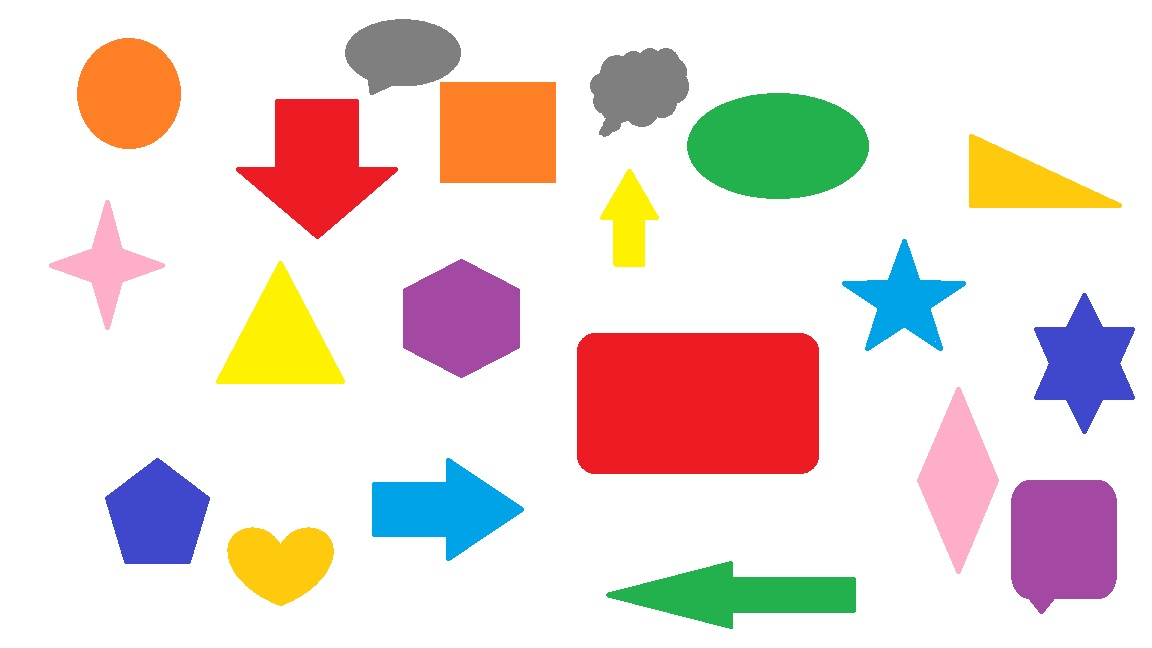
#> input picture colourshape.jpg, 1152 x 648 px
$ python zzColourDetection.py
#> lines starting #> are read from the running program, lines starting #| are printed output that depends on the picture
import cv2

import matplotlib.pyplot as plt


def f(x):
    return x


# creating trackbars allow users to adjust the boundaries
cv2.namedWindow("Threshold 1", cv2.WINDOW_NORMAL)
cv2.createTrackbar("R", "Threshold 1", 0, 255, f)
cv2.createTrackbar("G", "Threshold 1", 0, 255, f)
cv2.createTrackbar("B", "Threshold 1", 0, 255, f)
cv2.createTrackbar("Lower Area", "Threshold 1", 0, 1500, f)

cv2.namedWindow("Threshold 2", cv2.WINDOW_NORMAL)
cv2.createTrackbar("R", "Threshold 2", 0, 255, f)
cv2.createTrackbar("G", "Threshold 2", 0, 255, f)
cv2.createTrackbar("B", "Threshold 2", 0, 255, f)
cv2.createTrackbar("Upper Area", "Threshold 2", 0, 100000, f)

while (True):
    # read and resize images
    image = cv2.imread("colourshape.jpg")
#> image is the input picture: shape (648, 1152, 3); mean B, G, R 214.4, 219.2, 232.8
    image = cv2.resize(image, (500, 500))
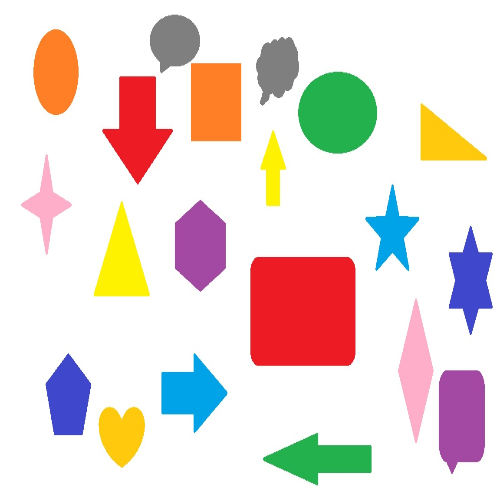
#> image: shape (500, 500, 3); mean B, G, R 214.4, 219.1, 232.8

    # Object Segmentation
    ##########################################################
    # convert image to rgb
    converted_image = cv2.cvtColor(image, cv2.COLOR_BGR2RGB)

    # display in plot to read rgb values
    plt.imshow(converted_image)
    plt.show()

    # retrieve rgb boundaries values
    t1_R = cv2.getTrackbarPos("R", "Threshold 1")
    t1_G = cv2.getTrackbarPos("G", "Threshold 1")
    t1_B = cv2.getTrackbarPos("B", "Threshold 1")

    t2_R = cv2.getTrackbarPos("R", "Threshold 2")
    t2_G = cv2.getTrackbarPos("G", "Threshold 2")
    t2_B = cv2.getTrackbarPos("B", "Threshold 2")

    # rgb values
    threshold1 = (t1_R, t1_G, t1_B)
    threshold2 = (t2_R, t2_G, t2_B)

    # creating mask
    mask = cv2.inRange(converted_image, threshold1, threshold2)
#> mask: shape (500, 500); every value is 0
    result = cv2.bitwise_and(image, image, mask=mask)
#> result: shape (500, 500, 3); every value is 0

    # Object Detection
    #######################################################
    # converting mask into grayscale for area calculation
    binary_result = cv2.cvtColor(result, cv2.COLOR_BGR2GRAY)

    # find contours of the objects
    contours, _ = cv2.findContours(binary_result, cv2.RETR_TREE, cv2.CHAIN_APPROX_SIMPLE)
#> contours = []

    i = 1

    for contour in contours:
        x1, y1 = contour[0][0]

        # to get the area of each contour
        area = cv2.contourArea(contour)
        # retrieve boundaries of area
        lower_area_threshold = cv2.getTrackbarPos("Lower Area", "Threshold 1")
        upper_area_threshold = cv2.getTrackbarPos("Upper Area", "Threshold 2")
        if (lower_area_threshold < area < upper_area_threshold):
            print(area)
            # cv2.approxPolyDP() function to approximate the shape
            approx_contour = cv2.approxPolyDP(contour, 0.01 * cv2.arcLength(contour, True), True)
            # using drawContour() function
            cv2.drawContours(image, [contour], 0, (0, 0, 255), 5)

            approx_contour = approx_contour[:, 0]

            left_upper_coordinate_x = approx_contour[0][0]
            left_upper_coordinate_y = approx_contour[0][1]
            # label objects
            cv2.putText(image, 'Object ' + str(i), (left_upper_coordinate_x, left_upper_coordinate_y),
                        cv2.FONT_HERSHEY_PLAIN, 1.0, (255, 0, 0), 2)
            i += 1
    print(cv2.imwrite("Outcome.jpg", image))
#| True
    print(cv2.imwrite("Mask.jpg", mask))
#| True
    print(cv2.imwrite("Result.jpg", result))
#| True
    cv2.imshow('Original', image)
    cv2.imshow("binary", binary_result)
    cv2.imshow('mask', mask)
    cv2.imshow('result', result)
